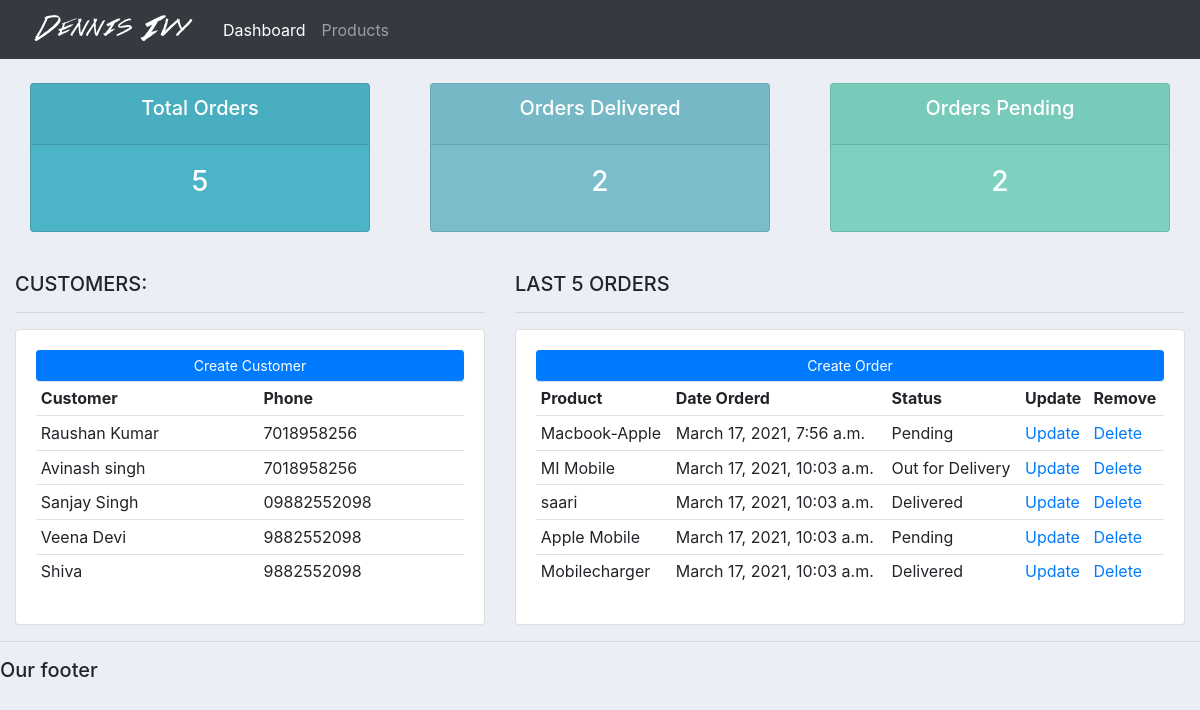
The page / on the database its author committed.
### accounts/models.py (models this page shows, shortened)
class Customer(models.Model):
    name = models.CharField(max_length=200, null=True)
    phone = models.CharField(max_length=200, null=True)
    email = models.CharField(max_length=200, null=True)
    date_created = models.DateTimeField(auto_now_add=True, null=True)

class Order(models.Model):
    STATUS = (
        ('Pending', 'Pending'),
        ('Out for Delivery', 'Out for Delivery'),
        ('Delivered', 'Delivered')
    )
    customer = models.ForeignKey(Customer, null=True, on_delete=models.SET_NULL)
    product = models.ForeignKey(Product, null=True, on_delete=models.SET_NULL)
    date_created = models.DateTimeField(auto_now_add=True, null=True)
    status = models.CharField(max_length=200, null=True, choices=STATUS)

class Product(models.Model):
    CATEGORY = (
        ('Inorder', 'Inorder'),
        ('Out Door', 'Out Door'),
    )
    name = models.CharField(max_length=200, null=True)
    price = models.FloatField(null=True)
    category = models.CharField(max_length=200, null=True, choices=CATEGORY)
    description = models.CharField(max_length=200, null=True, blank=True)
    date_created = models.DateTimeField(auto_now_add=True, null=True)
    tags = models.ManyToManyField(Tag)
    def __str__(self):
        return self.name

### accounts/views.py (the view)
# urls.py: path('',views.home),
def home(request):
    orders = Order.objects.all()
    customers = Customer.objects.all()
    total_customers = customers.count()
    total_orders = orders.count()
    delivered = Order.objects.filter(status='Delivered').count()
    pending = Order.objects.filter(status='Pending').count()
    context = {'orders':orders,'customers':customers,'total_orders':total_orders,'delivered':delivered,'pending':pending}
    return render(request,"accounts/dashboard.html",context)

### accounts/templates/accounts/dashboard.html
{%  extends 'accounts/base.html' %}
{% block content %}
{%  include 'accounts/status.html' %}
<br>
<div class="row">
	<div class="col-md-5">
		<h5>CUSTOMERS:</h5>
		<hr>
		<div class="card card-body">
			<a class="btn btn-primary  btn-sm btn-block" href="">Create Customer</a>
			<table class="table table-sm">
				<tr>
					<th>Customer</th>
					<th>Phone</th>
				</tr>
				{% for customer in customers %}
					<tr>
						<td>{{customer.name}}</td>
						<td>{{customer.phone}}</td>
					</tr>
				{% endfor %}
			</table>
		</div>
	</div>
	<div class="col-md-7">
		<h5>LAST 5 ORDERS</h5>
		<hr>
		<div class="card card-body">
			<a class="btn btn-primary  btn-sm btn-block" href="">Create Order</a>
			<table class="table table-sm">
				<tr>
					<th>Product</th>
					<th>Date Orderd</th>
					<th>Status</th>
					<th>Update</th>
					<th>Remove</th>
				</tr>
				{% for order in orders %}
					<tr>
						<td>{{order.product}}</td>
						<td>{{order.date_created}}</td>
						<td>{{order.status}}</td>
						<td><a href="">Update</a></td>
						<td><a href="">Delete</a></td>
					</tr>
				{% endfor %}
			</table>
		</div>
	</div>
</div>
{% endblock %}

### accounts/templates/accounts/base.html (shortened to what this page needs)
{% load static %}
<!DOCTYPE html>
<html>
<head>
	<link rel="stylesheet" href="https://stackpath.bootstrapcdn.com/bootstrap/4.3.1/css/bootstrap.min.css">
	<link rel="stylesheet" type="text/css" href="{% static '/css/main.css' %}">
</head>
<body>
	{%  include 'accounts/navbar.html' %}
	<div class="container-fluid">
	{% block content %}
	{% endblock %}
    </div>
	<hr>
	<h5>Our footer</h5>
</body>
</html>

### accounts/templates/accounts/navbar.html (shortened to what this page needs)
{% load static %}
<nav class="navbar navbar-expand-lg navbar-dark bg-dark">
 <img src="{% static 'images/logo.png' %}">
  <div class="collapse navbar-collapse" id="navbarNav">
    <ul class="navbar-nav">
      <li class="nav-item active">
        <a class="nav-link" href="#">Dashboard</a>
      </li>
      <li class="nav-item">
        <a class="nav-link" href="#">Products</a>
      </li>
    </ul>
  </div>
</nav>

### accounts/templates/accounts/status.html
<br>
<div class="row">
	<div class="col">
		<div class="col-md">
			<div class="card text-center text-white  mb-3" id="total-orders">
			  	<div class="card-header">
			  		<h5 class="card-title">Total Orders</h5>
			  	</div>
			  	<div class="card-body">
			    	<h3 class="card-title">{{ total_orders }}</h3>
			  	</div>
			</div>
		</div>
	</div>
	<div class="col">
		<div class="col-md">
			<div class="card text-center text-white  mb-3" id="orders-delivered">
			  	<div class="card-header">
			  		<h5 class="card-title">Orders Delivered</h5>
			  	</div>
			  	<div class="card-body">
			    	<h3 class="card-title">{{ delivered }}</h3>
			  	</div>
			</div>
		</div>
	</div>
	<div class="col">
		<div class="col-md">
			<div class="card text-center text-white  mb-3" id="orders-pending">
			  	<div class="card-header">
			  		<h5 class="card-title">Orders Pending</h5>
			  	</div>
			  	<div class="card-body">
			    	<h3 class="card-title">{{ pending }}</h3>
			  	</div>
			</div>
		</div>
	</div>
</div>

### accounts/templates/static/css/main.css (style rules this page uses)
body { background-color: #ebeff5; }
#total-orders { background-color: #4cb4c7; }
#orders-delivered { background-color: #7abecc; }
#orders-pending { background-color: #7CD1C0; }

### rows shown on the page
Customer: name "Raushan Kumar", phone "7018958256"
Customer: name "Avinash singh", phone "7018958256"
Customer: name "Sanjay Singh", phone "09882552098"
Customer: name "Veena Devi", phone "9882552098"
Customer: name "Shiva", phone "9882552098"
Order: product "Macbook-Apple", date_created "March 17, 2021, 7:56 a.m.", status "Pending"
Order: product "MI Mobile", date_created "March 17, 2021, 10:03 a.m.", status "Out for Delivery"
Order: product "saari", date_created "March 17, 2021, 10:03 a.m.", status "Delivered"
Order: product "Apple Mobile", date_created "March 17, 2021, 10:03 a.m.", status "Pending"
Order: product "Mobilecharger", date_created "March 17, 2021, 10:03 a.m.", status "Delivered"

### other values the page prints
{{ total_orders }} "5"
{{ delivered }} "2"
{{ pending }} "2"
